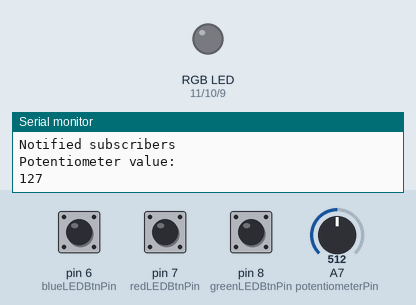
Simulated run of this sketch. Board: Arduino Nano, built with avr-gcc and run on an emulated ATmega328P. Parts: an RGB LED mixed from three pins (HIGH = lit), the last lines printed to the serial monitor. The inputs (shaded band) are chosen by the test bench; at power-on: pin 6 (blueLEDBtnPin) LOW, pin 7 (redLEDBtnPin) LOW, pin 8 (greenLEDBtnPin) LOW, A7 (potentiometerPin) = 512. Dim RGB values are drawn brighter than linear.

Above: at 1.2 s.
1.3 s: pin 6 (blueLEDBtnPin) pulled HIGH for 0.15 s
At 1.6 s:
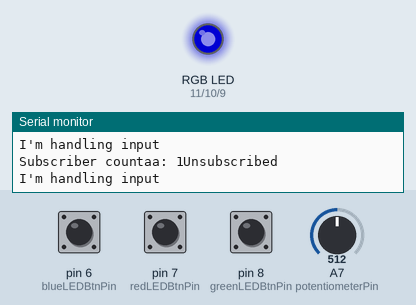
2.9 s: pin 7 (redLEDBtnPin) pulled HIGH for 0.15 s
At 4.0 s:
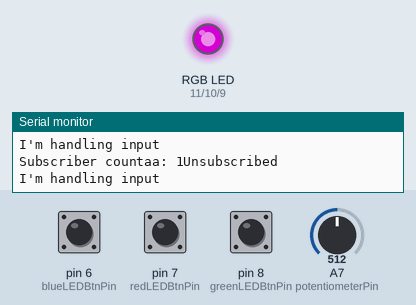
4.5 s: pin 8 (greenLEDBtnPin) pulled HIGH for 0.15 s
At 5.3 s:
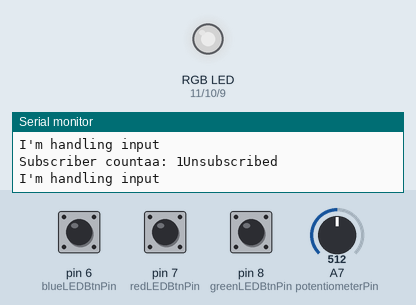
Timing chart, 0 to 7.5 s (numbered marks = the images above; inputs shaded):
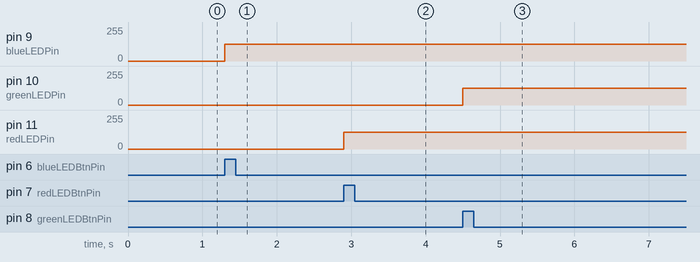

The sketch:

main.ino
```cpp
//Uses polling for input

const int redLEDBtnPin = 7;
const int redLEDPin = 11;
//2 3
const int greenLEDBtnPin = 8;
const int greenLEDPin = 10;

const int blueLEDBtnPin = 6;
const int blueLEDPin = 9;

const int potentiometerPin = A7;

// const int bluePin = 9;
// const int greenPin = 10;
int val = 0;


#include "ButtonPublisher.h"
#include "PotentiometerPublisher.h"

#include "LEDSubscriber.h"

Publisher* potentiometerPublisher;

Subscriber* redLED;

Subscriber* greenLED;

Subscriber* blueLED;


void setup() {
  Serial.begin(9600);

  potentiometerPublisher = new PotentiometerPublisher(potentiometerPin);

  redLED = new LEDSubscriber(*potentiometerPublisher, redLEDPin,redLEDBtnPin);
  greenLED = new LEDSubscriber(*potentiometerPublisher, greenLEDPin,greenLEDBtnPin);
  blueLED = new LEDSubscriber(*potentiometerPublisher, blueLEDPin,blueLEDBtnPin);

  Serial.println("Yopo");
}

void loop() {
  potentiometerPublisher->handleInput();

  redLED->handleInput();
  greenLED->handleInput();
  blueLED->handleInput();

  // Serial.println("Digitally reading this ting");
  // Serial.print(digitalRead(redLEDBtnPin));
}
```

ButtonPublisher.cpp
```cpp
#include "ButtonPublisher.h"
#include <Arduino.h>

//Constructor

ButtonPublisher::ButtonPublisher(int pin) : Publisher(pin) {

}


void ButtonPublisher::handleInput() {
    //Currently we hard code the *255 however later on we might want to change this by adding the range as a parameter
    int modifier = 30;
    int val = digitalRead(pin) * modifier;
    if(val != value){
        setValue(val*modifier);
    }
}
```

ButtonPublisher.h
```cpp
#ifndef BUTTON_PUB_H
#define BUTTON_PUB_H
#include "Publisher.h"

class ButtonPublisher : public Publisher {
public:
    ButtonPublisher(int pin);
    void handleInput() override;
};

#endif
```

LEDSubscriber.cpp
```cpp
#include "LEDSubscriber.h"
#include <Arduino.h>

LEDSubscriber::LEDSubscriber(Publisher& p,int oPin, int iPin) : Subscriber(p,oPin,iPin) {
    value = LOW;
}

void LEDSubscriber::update(int value) {
    Serial.println("Updating LED");
    analogWrite(outputPin, value);
}

void LEDSubscriber::handleInput() {
    int val = digitalRead(inputPin);
    if(val != value){
        value = val;
        if(value == HIGH)
            subscribe();
        else
            unSubscribe();

        Serial.println("I'm handling input");
    }
}
```

LEDSubscriber.h
```cpp
#include "Subscriber.h"

class LEDSubscriber : public Subscriber {


public:
    LEDSubscriber(Publisher& p,int oPin, int iPin);
    void update(int value) override;
    void handleInput() override;
};
```

PotentiometerPublisher.cpp
```cpp
#include "PotentiometerPublisher.h"
#include <Arduino.h>

PotentiometerPublisher::PotentiometerPublisher(int pin): Publisher(pin){
}
void PotentiometerPublisher::handleInput() {
    int val = map(analogRead(pin),0,1023,0,255);
    //Added a threshold to the potentiometer to avoid flickering
    if(abs(val - value) >3){
        setValue(val);
        Serial.println("Potentiometer value: ");
        Serial.println(val);
    }
}
```

PotentiometerPublisher.h
```cpp
#ifndef POT_PUB_H
#define POT_PUB_H
#include "Publisher.h"

class PotentiometerPublisher : public Publisher {

public:
    PotentiometerPublisher(int pin);
    void handleInput() override;
};
#endif
```

Publisher.cpp
```cpp
#include "Publisher.h"
#include <Arduino.h>

Publisher::Publisher(int pin) {
    pinMode(pin, INPUT);
    this->pin = pin;
    value = 0;
    subscriberCount = 0;
}

void Publisher::notify() {
    for(int i = 0;i<subscriberCount;i++){
        subscribers[i]->update(value);
    }
    Serial.println("Notified subscribers");
}

void Publisher::setValue(int value) {
    this->value = value;
    notify();
}

void Publisher::addSubscriber(Subscriber* s) {
    Serial.println("Subscribed");
    if(subscriberCount < MAX_SUBSCRIBERS){
        subscribers[subscriberCount++] = s;
        s->update(value);
    }
    else
        Serial.println("Exceeded Max Subscribers");

}

void Publisher::removeSubscriber(Subscriber* s) {
    Serial.print("Subscriber countaa: ");
    Serial.print(subscriberCount);
    Serial.println("Unsubscribed");
    for(int i = 0;i<subscriberCount;i++){
        //Shift all after s to the left
        if(subscribers[i] == s){
            for(int j = i;j<subscriberCount-1;j++){
                subscribers[j]=subscribers[j+1];
            }
            subscribers[--subscriberCount] = nullptr;
            return;
        }
    }
}
```

Publisher.h
```cpp
#ifndef PUB_H
#define PUB_H
#include "Subscriber.h"

#define MAX_SUBSCRIBERS 10

class Publisher {
protected:
    //input pin
    int pin;

    Subscriber* subscribers[MAX_SUBSCRIBERS];
    //The value
    int value;
    //We need this since we are using a static array
    int subscriberCount;
    //Calls the update method of all subscribers
    void notify();
    void setValue(int value);
public:
    Publisher(int pin);
    //We update the value if there is a change (The handling of the value is up to the publisher)
    virtual void handleInput() = 0;
    //Adds subscriber and calls update
    void addSubscriber(Subscriber* s);
    //Removes subscriber
    void removeSubscriber(Subscriber* s);
};

#endif
```

Subscriber.cpp
```cpp
#include "Subscriber.h"

#include "Publisher.h"
#include <Arduino.h>

Subscriber::Subscriber(Publisher& p, int oPin,int iPin) : publisher(p), outputPin(oPin), inputPin(iPin){
    pinMode(oPin, OUTPUT);
    pinMode(iPin, INPUT);
}

void Subscriber::subscribe() {
    // Serial.println("I SHOULD BE SUBSCRIBED");
    publisher.addSubscriber(this);
}

void Subscriber::unSubscribe() {
    // Serial.println("I SHOULD BE UNSUBSCRIBED");
    publisher.removeSubscriber(this);
}
```

Subscriber.h
```cpp
#ifndef SUB_H
#define SUB_H

class Publisher;
class Subscriber {
private:
    Publisher& publisher;

protected:
    //This is the output pin
    int outputPin;

    //This is the input pin
    int inputPin;

    //Used for input (subscribing and unsubscribing)
    int value;

    //This is the input pin ( The button while clicked will subscribe to the publisher)
public:
    //Adds this as the base publisher. When we subscribe and unsubscribe it will always be to the same publisher
    Subscriber(Publisher& p,int oPin, int iPin);
    //How it gets updated is up to the subscriber
    //This is called by the publisher
    virtual void update(int value) = 0;
    void subscribe();
    void unSubscribe();
    virtual void handleInput() = 0;
};
#endif
```

Measured:
- after the input at 1.3 s, pin 9 (blueLEDPin): 0/255 → 127/255 at once
- after the input at 2.9 s, pin 11 (redLEDPin): 0/255 → 127/255 at once
- after the input at 4.5 s, pin 10 (greenLEDPin): 0/255 → 127/255 at once
